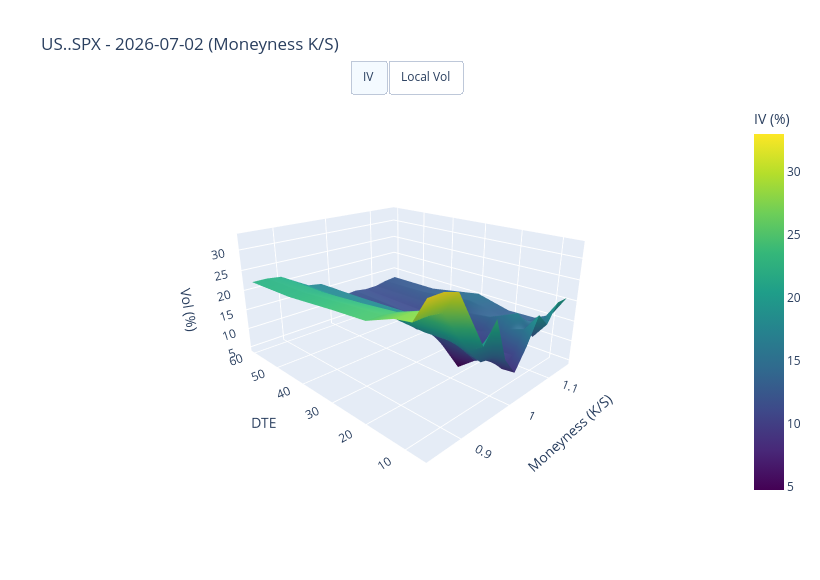

Source (notebook cell):
### Code cell
# 3. Bloomberg-style 3D vol surface with IV/local vol toggle (using Moneyness K/S)

# Encapsulating the Plotly 3D visual rendering
fig = study.plot_bloomberg_3d_surface()
fig.show()

### Figure 1 — Plotly figure (JSON) as saved in the notebook; plotly's stock layout.template omitted (floating-point values rounded to 4 significant figures)
{"data": [{"colorbar": {"title": {"text": "IV (%)"}, "x": 1.02}, "colorscale": [[0, "#440154"], [0.1111, "#482878"], [0.2222, "#3e4989"], [0.3333, "#31688e"], [0.4444, "#26828e"], [0.5556, "#1f9e89"], [0.6667, "#35b779"], [0.7778, "#6ece58"], [0.8889, "#b5de2b"], [1, "#fde725"]], "name": "Implied Vol", "type": "surface", "visible": true, "x": [0.85, 0.875, 0.9, 0.925, 0.95, 0.975, 1.0, 1.025, 1.05, 1.075, 1.1, 1.125, 1.15], "y": [7, 10, 14, 21, 30, 45, 60], "z": [[32.97, 32.97, 31.97, 25.6, 19.27, 23.62, 13.55, 9.165, 13.84, 19.84, 16.47, 20.61, 20.61], [27.93, 27.93, 27.32, 21.91, 17.23, 13.35, 12.65, 8.807, 10.86, 15.7, 12.45, 15.6, 15.6], [27.28, 27.28, 26.6, 21.76, 17.77, 14.38, 10.6, 10.18, 10.41, 14.07, 17.04, 13.56, 13.56], [24.67, 24.67, 24.19, 20.42, 17.38, 17.68, 13.94, 4.777, 9.972, 11.33, 13.91, 13.34, 13.34], [24.0, 24.0, 23.22, 20.44, 17.82, 18.15, 12.51, 12.31, 11.01, 11.17, 12.57, 14.58, 15.38], [22.61, 22.61, 21.97, 19.81, 17.73, 17.47, 15.0, 10.79, 11.72, 11.33, 11.96, 12.86, 12.86], [22.17, 22.17, 21.73, 19.63, 17.59, 17.03, 14.93, 11.89, 12.17, 11.65, 11.7, 12.35, 12.69]]}, {"colorbar": {"title": {"text": "Local Vol (%)"}, "x": 1.02}, "colorscale": [[0, "#000004"], [0.1111, "#180f3d"], [0.2222, "#440f76"], [0.3333, "#721f81"], [0.4444, "#9e2f7f"], [0.5556, "#cd4071"], [0.6667, "#f1605d"], [0.7778, "#fd9668"], [0.8889, "#feca8d"], [1, "#fcfdbf"]], "name": "Local Vol", "type": "surface", "visible": false, "x": [0.85, 0.875, 0.9, 0.925, 0.95, 0.975, 1.0, 1.025, 1.05, 1.075, 1.1, 1.125, 1.15], "y": [7, 10, 14, 21, 30, 45, 60], "z": [[79.46, 117.0, 0.0, 23.41, 21.15, 0.0, 13.04, 6.959, 0.0, 0.0, 0.0, 0.0, 8.806], [75.76, 117.3, 0.0, 57.06, 23.82, 0.0, 10.77, 10.18, 2.954, 0.0, 37.44, 0.0, 13.02], [61.93, 106.3, 0.0, 51.26, 31.03, 22.82, 12.44, 7.988, 7.33, 8.817, 0.0, 6.606, 1.904], [54.62, 83.58, 133.8, 30.0, 24.76, 41.05, 19.22, 9.309, 9.045, 0.0, 14.54, 26.24, 13.6], [57.79, 77.3, 87.64, 29.3, 31.02, 28.93, 14.23, 17.71, 12.26, 9.451, 11.72, 35.61, 0.0], [56.14, 71.97, 78.43, 29.49, 24.4, 37.43, 21.26, 10.57, 12.05, 13.01, 11.19, 15.8, 20.81], [52.19, 86.33, 0.0, 32.33, 24.46, 33.0, 18.95, 14.01, 12.8, 12.63, 10.02, 12.37, 16.62]]}], "layout": {"height": 580, "scene": {"aspectmode": "manual", "aspectratio": {"x": 1, "y": 1.2, "z": 0.6}, "camera": {"eye": {"x": -1.5, "y": -1.5, "z": 0.8}}, "xaxis": {"title": {"text": "Moneyness (K/S)"}}, "yaxis": {"title": {"text": "DTE"}}, "zaxis": {"title": {"text": "Vol (%)"}}}, "title": {"text": "US..SPX - 2026-07-02 (Moneyness K/S)"}, "updatemenus": [{"buttons": [{"args": [{"visible": [true, false]}, {"scene.zaxis.title": "IV (%)"}], "label": "IV", "method": "update"}, {"args": [{"visible": [false, true]}, {"scene.zaxis.title": "Local Vol (%)"}], "label": "Local Vol", "method": "update"}], "direction": "right", "type": "buttons", "x": 0.5, "xanchor": "center", "y": 1.1}], "width": 820}}
